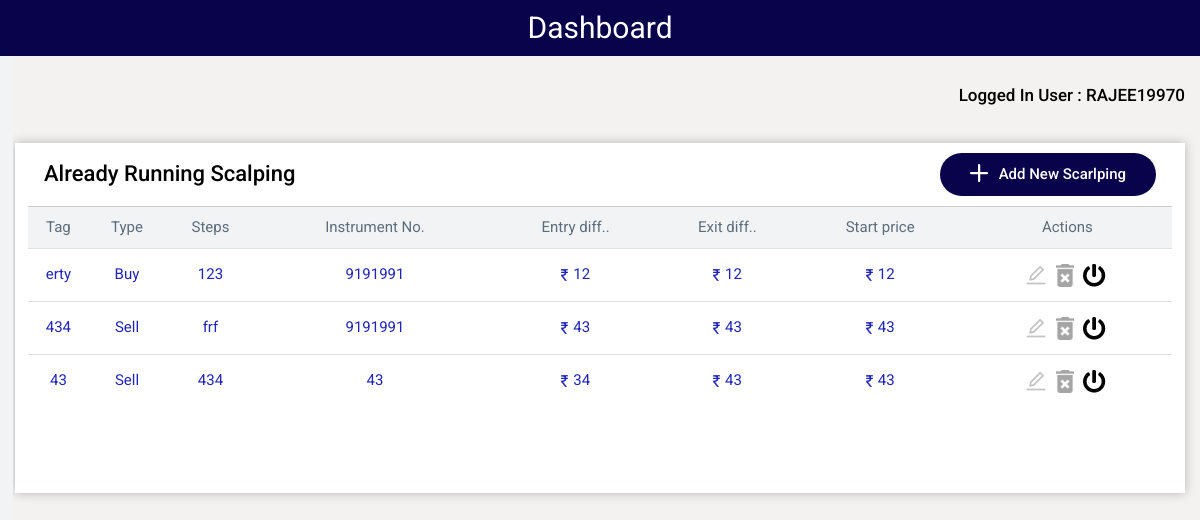
/share/dashboard (signed in), run on an earlier commit of the app's database.
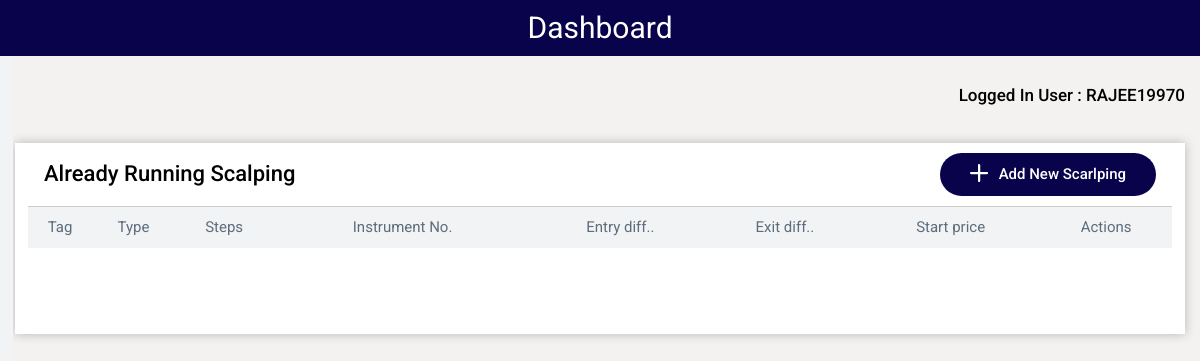
And on a later commit of the database.
### share/models.py (models this page shows)
class User(models.Model):
    user_id = models.CharField(max_length=200)
    consumer_key = models.CharField(max_length=200)
    access_token = models.CharField(max_length=200)
    accessCode = models.TextField()
    app_id = models.CharField(max_length=200)
    password = models.CharField(max_length=200)

class ScalpingOrder(models.Model):
    userid = models.CharField(max_length=200)
    currentdate = models.CharField(max_length=200)
    instrumentToken = models.CharField(max_length=200)
    orderType = models.CharField(max_length=200)
    lotQuantity = models.CharField(max_length=200)
    steps = models.CharField(max_length=200)
    entryDiff = models.CharField(max_length=200)
    exitDiff = models.CharField(max_length=200)
    startPrice = models.CharField(max_length=200)
    status = models.CharField(max_length=200 , default='stop')
    instrumenttype = models.CharField(max_length=200 , default='')
    instrumentTag = models.CharField(max_length=200 , default='')

### share/views.py (the view)
# urls.py: path('dashboard',views.dashboardView),
def dashboardView(request):
    try :
        var = request.session['user_id'];
        loggedInUser = request.session['user_id'];
        UserData = User.objects.get(id=loggedInUser)
        scalpingOrder = ScalpingOrder.objects.all()
        context = {
            "scalpingOrder": scalpingOrder,"loggedInUser":UserData.user_id}
        return render(request, 'share/dashboard.html', context)
    except:
        context = {}
        return render(request, 'share/login.html', context)

### share/templates/share/dashboard.html (shortened to what this page needs)
{% load static %}
<html xmlns="http://www.w3.org/1999/xhtml">
<head>
<link rel="stylesheet" href="https://maxcdn.bootstrapcdn.com/bootstrap/4.0.0/css/bootstrap.min.css">
<link href=" {% static '/css/style.css' %} " rel="stylesheet" type="text/css" defer="">
</head>
<body>
<div class="dashboard-section">
  <div class="des_header"><h3>Dashboard</h3></div>
	<div class="container">
    <div><h5 class="tittletwo tittlenewone">Logged In User : {{ loggedInUser }}</h5> </div>
    <div class="des_table">
      <div class="table_text_he">
        <div class="row">
          <div class="col-6 text-left m-auto"><h5 class="tittletwo">Already Running Scalping</h5> </div>
          <div class="col-6 text-right"><a class="btnone" href="http://127.0.0.1:8000/share/addNewScalping"> <img style="vertical-align: text-bottom;
            margin-right: 10px;" src=" {% static 'images/Icon ionic-ios-add.png' %} ">Add New Scarlping</a></div>
        </div>
      </div>
      <div class="table_inner">
      <table class="table table_des">
        <thead class="thead-dark">
          <tr>
            <th scope="col">Tag <img src=" {% static 'images/line.png' %} "></th>
            <th scope="col">Type <img src=" {% static 'images/line.png' %} "></th>
            <th scope="col">Steps <img src=" {% static 'images/line.png' %} "></th>
            <th scope="col">Instrument No. <img src=" {% static 'images/line2.png' %} "></th>
            <th scope="col">Entry diff.. <img src=" {% static 'images/line2.png' %} "></th>
            <th scope="col">Exit diff.. <img src=" {% static 'images/line.png' %} "></th>
            <th scope="col">Start price <img src=" {% static 'images/line.png' %} "></th>
            <th scope="col">Actions </th>
          </tr>
        </thead>
        <tbody>
          {% for order in scalpingOrder %}
          <tr class="buy_se">
            <th scope="row">{{ order.instrumentTag }}</th>
            <td>{{ order.orderType }}</td>
            <td>{{ order.steps }}</td>
            <td>{{ order.instrumentToken }}</td>
            <td><img src=" {% static 'images/Vector.png' %} ">{{ order.entryDiff }}</td>
            <td><img src=" {% static 'images/Vector.png' %} ">{{ order.exitDiff }}</td>
            <td><img src=" {% static 'images/Vector.png' %} ">{{ order.startPrice }}</td>
            <td>
                <p class="action_btn"><img onclick="editScalping('{{order.id}}');" class="icon_view" src=" {% static 'images/ant-design_edit-outlined.png' %}">
                <a href="#"><img style="    width: 18px;" onclick="deleteScalping('{{order.id}}');" class="icon_view" src=" {% static 'images/delete.png' %}"> </a>
                {% if order.status == 'stop' %}
                     <a href="#"><img onclick="runScalping('{{order.id}}','{{order.status}}');" class="icon_view" src=" {% static 'images/power-buttonone.png' %}"> </a>
                {% else %}
                     <a href="#"><img onclick="runScalping('{{order.id}}','{{order.status}}');" class="icon_view" src=" {% static 'images/stop.png' %}"> <img onclick="runScalping('{{order.id}}','{{order.status}}');" class="hover_view" src=" {% static 'images/stop.png' %}"></a>
                {% endif %}
                </p>
            </td>
          </tr>
          {% endfor %}
        </tbody>
      </table>
    </div>
    </div>
  </div>
</div>
</body>
</html>

### share/static/css/style.css (style rules this page uses)
* { margin:0; padding:0; -webkit-box-sizing: border-box; -moz-box-sizing: border-box; box-sizing: border-box; }
html, body, table, th, td, tr, tbody, thead, thead, tfoot, dl, dt, dd, div, em, strong, b, i, sub, sup, ul, ol, li, span, applet, object, iframe, h1, h2, h3, h4, h5, h6, p, pre, blockquote, a, abbr, acronym, address, big, small, cite, code, del, dfn, font, ins, kbd, q, s, samp, strike, fieldset, form, label, legend, caption, main, section, header, footer, aside, hgroup { margin:0; padding:0; font-style:normal; font-weight:normal; font-family: 'Roboto', sans-serif; font-size:inherit; text-decoration:none; }
html { -webkit-box-sizing: border-box; -moz-box-sizing: border-box; box-sizing: border-box; }
*, *:before, *:after { -webkit-box-sizing: inherit; -moz-box-sizing: inherit; box-sizing: inherit; }
body { font-size:13px; background: #f4f1f1; }
img { max-width:100%; vertical-align:bottom; border:none }
.wrapper, main, .container { max-width:1258px; margin:auto; width:auto; text-align:center; }
main:after, .wrapper:after, footer:after, header:after, .container:after { content:""; display:block; clear:both; }
a { text-decoration:none; color:#e10b01 }
.des_header { background: #09034B; padding: 10px 30px; }
.des_header h3 { font-weight: normal; font-size: 30px; color: #FFFFFF; text-align: center; }
.btnone { font-style: normal; font-weight: 500; font-size: 15px; background: #09034B; border-radius: 24px; padding: 10px 30px; color: #fff; display: inline-table; }
.table_text_he { padding: 10px 29px; }
.tittletwo { font-family: Roboto; font-style: normal; font-weight: 500; color: #000; font-size: 22px; }
.tittletwo.tittlenewone { font-size: 17px; text-align: right; margin-top: 29px; }
.des_table { background: #FFFFFF; box-shadow: 0px 0px 10px rgba(0, 0, 0, 0.25); margin-top: 38px; }
.thead-dark { background: #F1F3F5; padding: 18px 0px; font-weight: normal; font-size: 15px; }
.table td, .table th { font-weight: normal; font-size: 15px; padding: 14px 0px; line-height: 13px; vertical-align: middle; }
.table { text-align: center; }
.table .thead-dark th { background: #F1F3F5; color: #5D6D7B; border: none; border-top: 1px solid #CCCCCC; }
.table_inner { padding-left: 13px; padding-right: 13px; padding-bottom: 70px; margin-bottom: 20px; }
.dashboard-section { position: relative; }
.dashboard-section::after { display: block; content: ""; width: 13px; height: 100%; background-color: #000; position: absolute; top: 56px; left: 0px; background: #F1F3F5; }

What changed in the data, as far as the page shows it:
removed ScalpingOrder: instrumentTag "erty", orderType "Buy", steps "123", instrumentToken "9191991", entryDiff "12", exitDiff "12", startPrice "12"
removed ScalpingOrder: instrumentTag "434", orderType "Sell", steps "frf", instrumentToken "9191991", entryDiff "43", exitDiff "43", startPrice "43"
removed ScalpingOrder: instrumentTag "43", orderType "Sell", steps "434", instrumentToken "43", entryDiff "34", exitDiff "43", startPrice "43"
